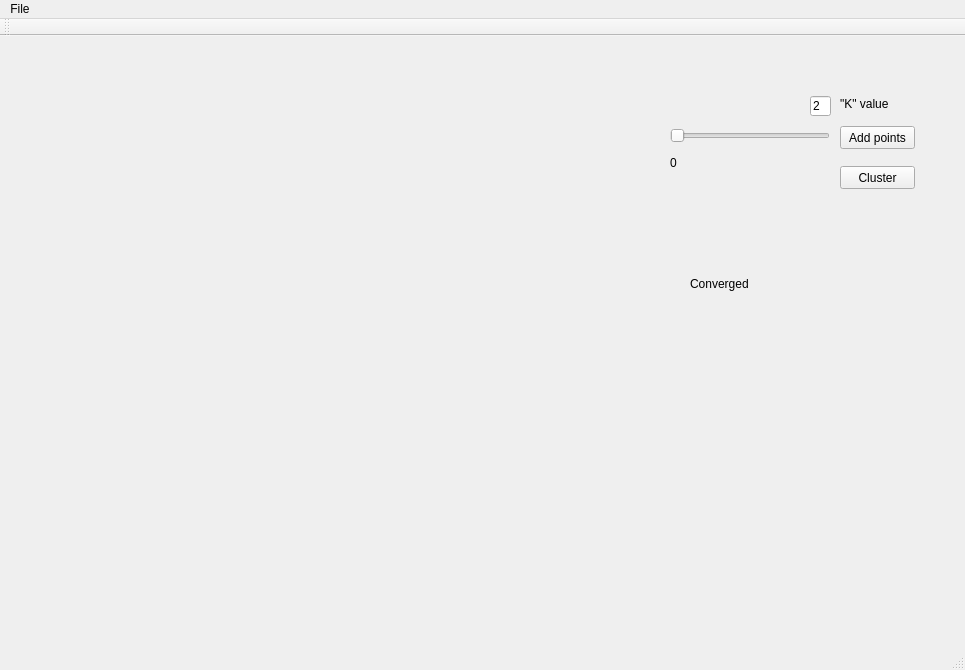
<?xml version="1.0" encoding="UTF-8"?>
<ui version="4.0">
 <class>MainWindow</class>
 <widget class="QMainWindow" name="MainWindow">
  <property name="geometry">
   <rect>
    <x>0</x>
    <y>0</y>
    <width>965</width>
    <height>670</height>
   </rect>
  </property>
  <property name="windowTitle">
   <string>MainWindow</string>
  </property>
  <widget class="QWidget" name="centralWidget">
   <widget class="QPushButton" name="pushButton">
    <property name="geometry">
     <rect>
      <x>840</x>
      <y>90</y>
      <width>75</width>
      <height>23</height>
     </rect>
    </property>
    <property name="text">
     <string>Add points</string>
    </property>
   </widget>
   <widget class="QSlider" name="horizontalSlider">
    <property name="geometry">
     <rect>
      <x>670</x>
      <y>90</y>
      <width>160</width>
      <height>19</height>
     </rect>
    </property>
    <property name="orientation">
     <enum>Qt::Horizontal</enum>
    </property>
   </widget>
   <widget class="QWidget" name="gridLayoutWidget">
    <property name="geometry">
     <rect>
      <x>10</x>
      <y>20</y>
      <width>651</width>
      <height>501</height>
     </rect>
    </property>
    <layout class="QGridLayout" name="gridLayout"/>
   </widget>
   <widget class="QPushButton" name="kmeans_button">
    <property name="geometry">
     <rect>
      <x>840</x>
      <y>130</y>
      <width>75</width>
      <height>23</height>
     </rect>
    </property>
    <property name="text">
     <string>Cluster</string>
    </property>
   </widget>
   <widget class="QLabel" name="lblNumPoints">
    <property name="geometry">
     <rect>
      <x>670</x>
      <y>120</y>
      <width>46</width>
      <height>13</height>
     </rect>
    </property>
    <property name="text">
     <string>0</string>
    </property>
   </widget>
   <widget class="QLabel" name="converged_label">
    <property name="geometry">
     <rect>
      <x>690</x>
      <y>240</y>
      <width>61</width>
      <height>16</height>
     </rect>
    </property>
    <property name="text">
     <string>Converged</string>
    </property>
   </widget>
   <widget class="QLineEdit" name="k_value_input">
    <property name="geometry">
     <rect>
      <x>810</x>
      <y>60</y>
      <width>21</width>
      <height>20</height>
     </rect>
    </property>
    <property name="text">
     <string>2</string>
    </property>
   </widget>
   <widget class="QLabel" name="label">
    <property name="geometry">
     <rect>
      <x>840</x>
      <y>60</y>
      <width>51</width>
      <height>16</height>
     </rect>
    </property>
    <property name="text">
     <string>&quot;K&quot; value</string>
    </property>
   </widget>
  </widget>
  <widget class="QMenuBar" name="menuBar">
   <property name="geometry">
    <rect>
     <x>0</x>
     <y>0</y>
     <width>965</width>
     <height>21</height>
    </rect>
   </property>
   <widget class="QMenu" name="menuK_Means_Visualization">
    <property name="title">
     <string>File</string>
    </property>
    <addaction name="actionImport"/>
    <addaction name="actionExport"/>
    <addaction name="separator"/>
    <addaction name="actionClose"/>
   </widget>
   <addaction name="menuK_Means_Visualization"/>
  </widget>
  <widget class="QToolBar" name="mainToolBar">
   <attribute name="toolBarArea">
    <enum>TopToolBarArea</enum>
   </attribute>
   <attribute name="toolBarBreak">
    <bool>false</bool>
   </attribute>
  </widget>
  <widget class="QStatusBar" name="statusBar"/>
  <action name="actionImport">
   <property name="text">
    <string>Import</string>
   </property>
  </action>
  <action name="actionExport">
   <property name="text">
    <string>Export</string>
   </property>
  </action>
  <action name="actionClose">
   <property name="text">
    <string>Close</string>
   </property>
  </action>
 </widget>
 <layoutdefault spacing="6" margin="11"/>
 <resources/>
 <connections>
  <connection>
   <sender>pushButton</sender>
   <signal>clicked()</signal>
   <receiver>MainWindow</receiver>
   <slot>numberOfPointsHandler()</slot>
   <hints>
    <hint type="sourcelabel">
     <x>909</x>
     <y>64</y>
    </hint>
    <hint type="destinationlabel">
     <x>852</x>
     <y>95</y>
    </hint>
   </hints>
  </connection>
  <connection>
   <sender>kmeans_button</sender>
   <signal>clicked()</signal>
   <receiver>MainWindow</receiver>
   <slot>kmeansButtonPushHandler()</slot>
   <hints>
    <hint type="sourcelabel">
     <x>901</x>
     <y>110</y>
    </hint>
    <hint type="destinationlabel">
     <x>854</x>
     <y>186</y>
    </hint>
   </hints>
  </connection>
  <connection>
   <sender>horizontalSlider</sender>
   <signal>valueChanged(int)</signal>
   <receiver>lblNumPoints</receiver>
   <slot>setNum(int)</slot>
   <hints>
    <hint type="sourcelabel">
     <x>673</x>
     <y>54</y>
    </hint>
    <hint type="destinationlabel">
     <x>711</x>
     <y>72</y>
    </hint>
   </hints>
  </connection>
 </connections>
 <slots>
  <slot>numberOfPointsHandler()</slot>
  <slot>kmeansButtonPushHandler()</slot>
 </slots>
</ui>
